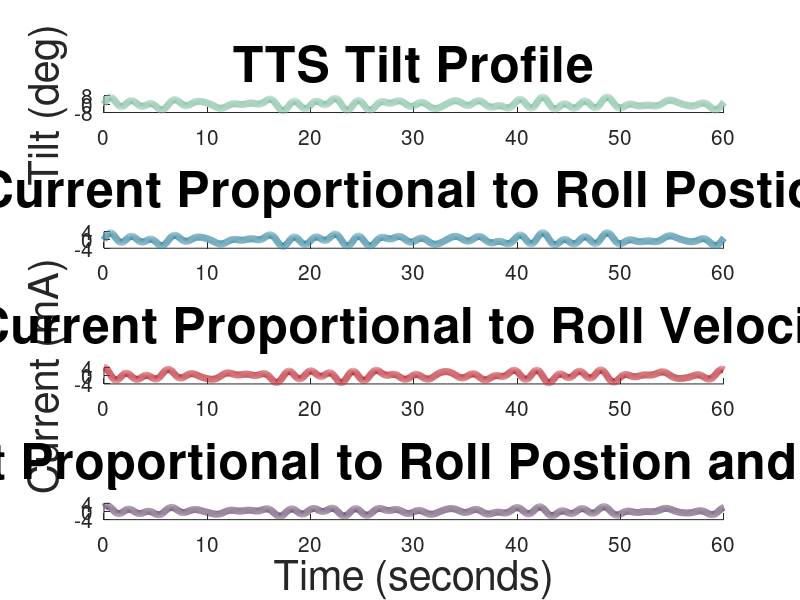

Source code (MATLAB):
%color blind friendly colors
blue = [ 0.2118    0.5255    0.6275];
green = [0.5059    0.7451    0.6314];
navy = [0.2196    0.2118    0.3804];
purple = [0.4196    0.3059    0.4431];
red =[0.7373  0.1529    0.1922];

fs = 50;
dt = 1/fs;
duration = 60;
t = [0:dt:duration];
num_waves = 4;
%           0.5 Hz     0.33 Hz     0.15Hz        0.4545Hz
test_sin = (sin(t*pi)+sin(t*2/3*pi)+sin(t*2*pi/(6+2/3))+ sin(t*2*pi/(2.2)))/num_waves;
% plot(t, test_sin);
test_cos = (cos(t*pi)+cos(t*2/3*pi)+cos(t*2*pi/(6+2/3))+ cos(t*2*pi/(2.2)))/num_waves;

figure;
subplot(4,1,1, 'FontSize', 15);
title('TTS Tilt Profile', 'FontSize', 36); hold on;
plot(t, 8*test_sin, 'color', green, 'LineWidth',5);
% xlabel('Time (seconds)', 'FontSize',30);
ylabel('Tilt (deg)', 'FontSize',30);
ylim( [-8 8]);
yticks([-8 0 8])

subplot(4,1,2, 'FontSize', 15);
title('Current Proportional to Roll Postion', 'FontSize', 36); hold on;
plot( t, 4*test_sin, 'color', blue, 'LineWidth',5);
% xlabel('Time (seconds)', 'FontSize',30);
% ylabel('Current (mA)', 'FontSize',30);
ylim( [-4 4]);
yticks([-4 0 4])

subplot(4,1,3, 'FontSize', 15);
title('Current Proportional to Roll Velocity', 'FontSize', 36); hold on;
plot( t, 4*test_cos, 'color', red, 'LineWidth',5);
% xlabel('Time (seconds)', 'FontSize',30);
ylabel('Current (mA)', 'FontSize',30);
ylim( [-4 4]);
yticks([-4 0 4])

subplot(4,1,4, 'FontSize', 15);
title('Current Proportional to Roll Postion and Velocity', 'FontSize', 36); hold on; 
plot( t, 4*(test_sin+test_cos)/2, 'color', purple, 'LineWidth',5);
xlabel('Time (seconds)', 'FontSize',30);
% ylabel('Current (mA)', 'FontSize',30);
ylim( [-4 4]);
yticks([-4 0 4])

hold off;
